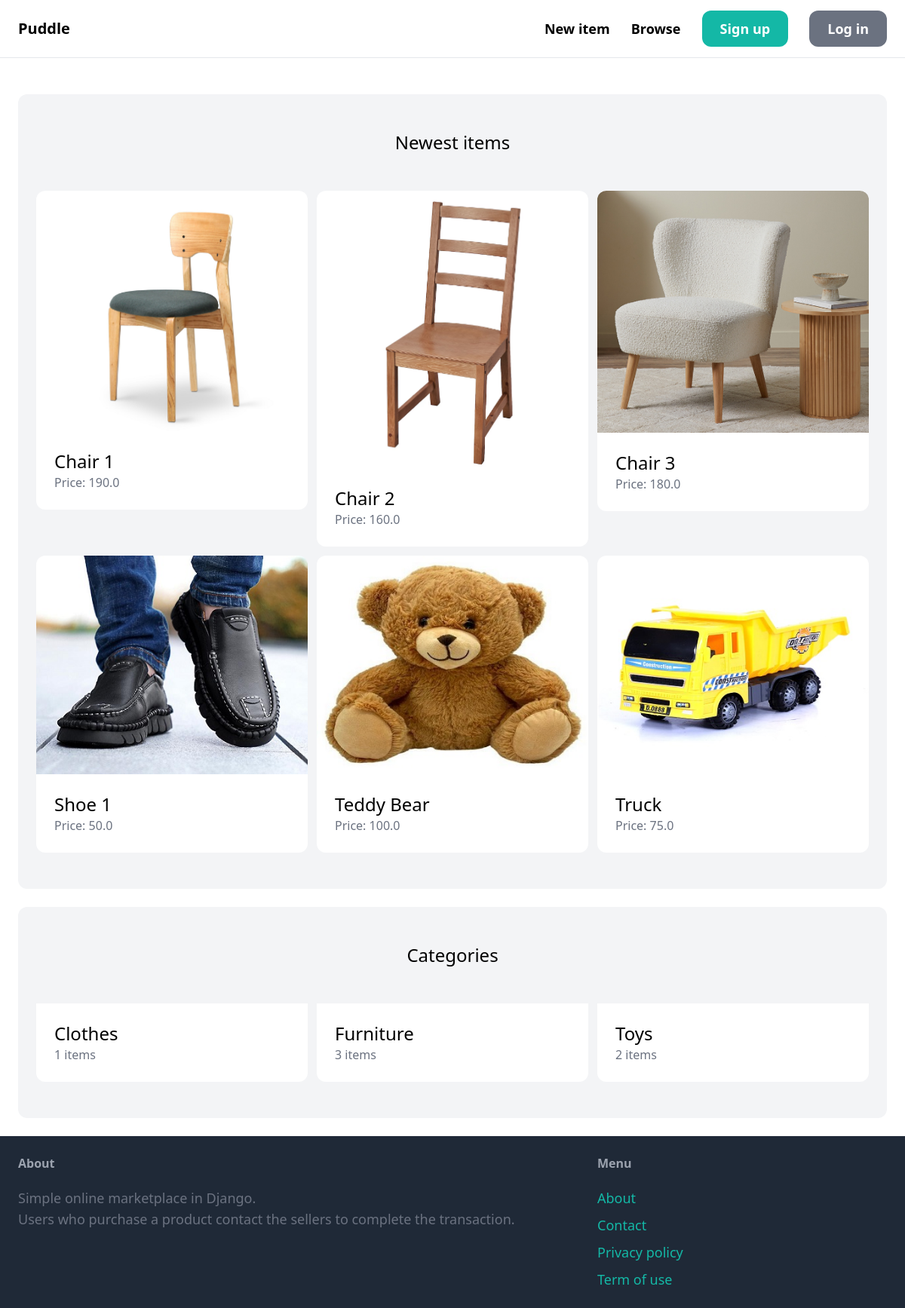
The page / on the database its author committed.
### item/models.py (models this page shows, shortened)
class Item(models.Model):
    category = models.ForeignKey(Category, related_name='items', on_delete = models.CASCADE)
    name = models.CharField(max_length=255)
    description = models.TextField(blank=True, null=True)
    price = models.FloatField()
    image = models.ImageField(upload_to='item_images', blank=True, null=True)
    is_sold = models.BooleanField(default=False)
    created_by = models.ForeignKey(User, related_name='items', on_delete = models.CASCADE)
    created_at = models.DateTimeField(auto_now_add=True)
    class Meta:
        ordering = ('name',)

class Category(models.Model):
    name = models.CharField(max_length=255)
    class Meta:
        ordering = ('name',)
        verbose_name_plural = 'Categories'

### core/views.py (the view)
# urls.py: path('', views.index, name='index'),
def index(request):
    items = Item.objects.filter(is_sold=False)[0:6]
    categories = Category.objects.all()
    return render(request, 'core/index.html', {
        'categories': categories,
        'items': items
    })

### core/templates/core/index.html (shortened to what this page needs)
{% extends 'core/base.html' %}
{% block content %}
    <div class="mt-6 px-6 py-12 bg-gray-100 rounded-xl">
        <h2 class="mb-12 text-2xl text-center">Newest items</h2>
        <div class="grid grid-cols-3 gap-3">
            {% for item in items %}
                <div>
                    <a href="{% url 'item:detail' item.id %}">
                        <div>
                            <img src="{{ item.image.url }}" class="rounded-t-xl">
                        </div>
                        <div class="p-6 bg-white rounded-b-xl">
                            <h2 class="text-2xl">{{ item.name }}</h2>
                            <p class="text-gray-500">Price: {{ item.price }}</p>
                        </div>
                    </a>
                </div>
            {% endfor %}
        </div>
    </div>
    <div class="mt-6 px-6 py-12 bg-gray-100 rounded-xl">
        <h2 class="mb-12 text-2xl text-center">Categories</h2>
        <div class="grid grid-cols-3 gap-3">
            {% for category in categories %}
                <div>
                    <a href="#">
                        <div class="p-6 bg-white rounded-b-xl">
                            <h2 class="text-2xl">{{ category.name }}</h2>
                            <p class="text-gray-500">{{ category.items.count }} items</p>
                        </div>
                    </a>
                </div>
            {% endfor %}
        </div>
    </div>
{% endblock %}

### core/templates/core/base.html (shortened to what this page needs)
<!DOCTYPE html>
<html>
    <head>
        <script src="https://cdn.tailwindcss.com"></script>
    </head>
    <body>
        <nav class="py-6 px-6 flex justify-between items-center border-b border-gray-200">
            <a href="/" class="text-xl font-semibold">Puddle</a>
            <div class="space-x-6">
                <a href="{% url 'item:new' %}" class="text-lg font-semibold hover:text-gray-500">New item</a>
                <a href="{% url 'item:items' %}" class="text-lg font-semibold hover:text-gray-500">Browse</a>
                {% if request.user.is_authenticated %}
                <a href="{% url 'conversation:inbox' %}" class="px-6 py-3 text-lg font-semibold bg-teal-500 text-white rounded-xl hover:bg-teal-700">Inbox</a>
                <a href="{% url 'dashboard:index' %}" class="px-6 py-3 text-lg font-semibold bg-gray-500 text-white rounded-xl hover:bg-gray-700">Dashboard</a>
                {% else %}
                    <a href="{% url 'core:signup' %}" class="px-6 py-3 text-lg font-semibold bg-teal-500 text-white rounded-xl hover:bg-teal-700">Sign up</a>
                    <a href="{% url 'core:login' %}" class="px-6 py-3 text-lg font-semibold bg-gray-500 text-white rounded-xl hover:bg-gray-700">Log in</a>
                {% endif %}
            </div>
        </nav>
        <div class="px-6 py-6">
            {% block content %}
            {% endblock %}
        </div>
        <footer class="py-6 px-6 flex justify-between bg-gray-800">
            <div class="w-2/3 pr-10">
                <h3 class="mb-5 font-semibold text-gray-400">About</h3>
                <p class="text-lg text-gray-500">Simple online marketplace in Django.<br>
                    Users who purchase a product contact the sellers to complete the transaction.</p>
            </div>
            <div class="w-1/3">
                <h3 class="mb-5 font-semibold text-gray-400">Menu</h3>
                <ul class="space-y-2">
                    <li><a href="#" class="text-lg text-teal-500 hover:text-teal-700">About</a></li>
                    <li><a href="{% url 'core:contact' %}" class="text-lg text-teal-500 hover:text-teal-700">Contact</a></li>
                    <li><a href="#" class="text-lg text-teal-500 hover:text-teal-700">Privacy policy</a></li>
                    <li><a href="#" class="text-lg text-teal-500 hover:text-teal-700">Term of use</a></li>
                </ul>
            </div>
        </footer>
    </body>
</html>

### rows shown on the page
Item: image (picture), name "Chair 1", price "190.0"
Item: image (picture), name "Chair 2", price "160.0"
Item: image (picture), name "Chair 3", price "180.0"
Item: image (picture), name "Shoe 1", price "50.0"
Item: image (picture), name "Teddy Bear", price "100.0"
Item: image (picture), name "Truck", price "75.0"
Category: name "Clothes", items.count "1"
Category: name "Furniture", items.count "3"
Category: name "Toys", items.count "2"
